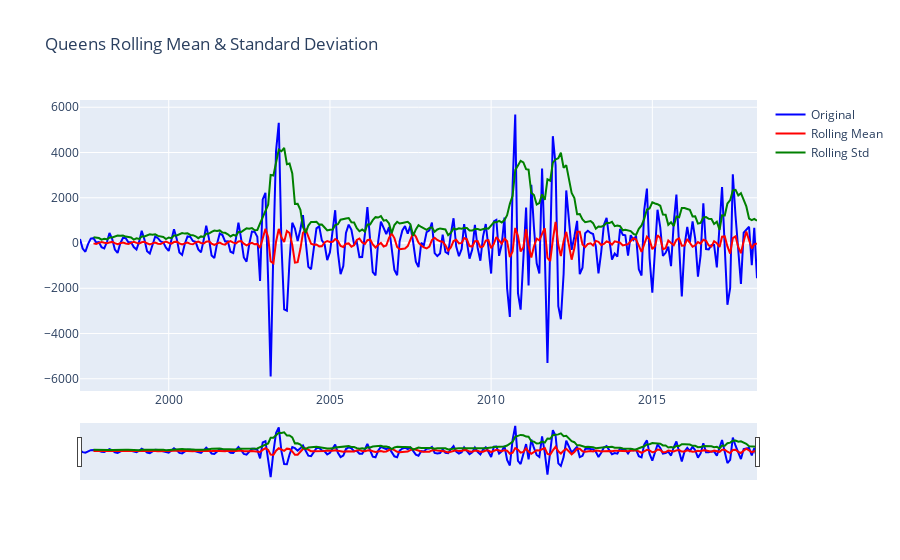

Source (notebook cell):
### Markdown cell above
# Stationary

### Code cell
roll_mean = que_ts.rolling(window=4).mean()
# Subtract the moving average from the original data
que_ts = que_ts - roll_mean
que_ts.head(15)
# Drop the missing values from time series calculated above
que_ts.dropna(inplace=True)
que_ts = que_ts.diff(periods=1)
que_ts.dropna(inplace=True)
plot_roll(que_ts, 'Queens')

### Figure 1 — Plotly figure (JSON) as saved in the notebook; plotly's stock layout.template omitted (floating-point values rounded to 4 significant figures; data arrays with more than 128 entries replaced by an {"elided": "..."} marker saying what was removed)
{"data": [{"line": {"color": "blue"}, "name": "Original", "type": "scatter", "x": {"elided": "253 str values"}, "y": {"elided": "253 float values"}}, {"line": {"color": "red"}, "name": "Rolling Mean", "type": "scatter", "x": {"elided": "253 str values"}, "y": {"elided": "253 float values"}}, {"line": {"color": "green"}, "name": "Rolling Std", "type": "scatter", "x": {"elided": "253 str values"}, "y": {"elided": "253 float values"}}], "layout": {"title": {"text": "Queens Rolling Mean & Standard Deviation"}, "xaxis": {"rangeslider": {"visible": true}}}}
